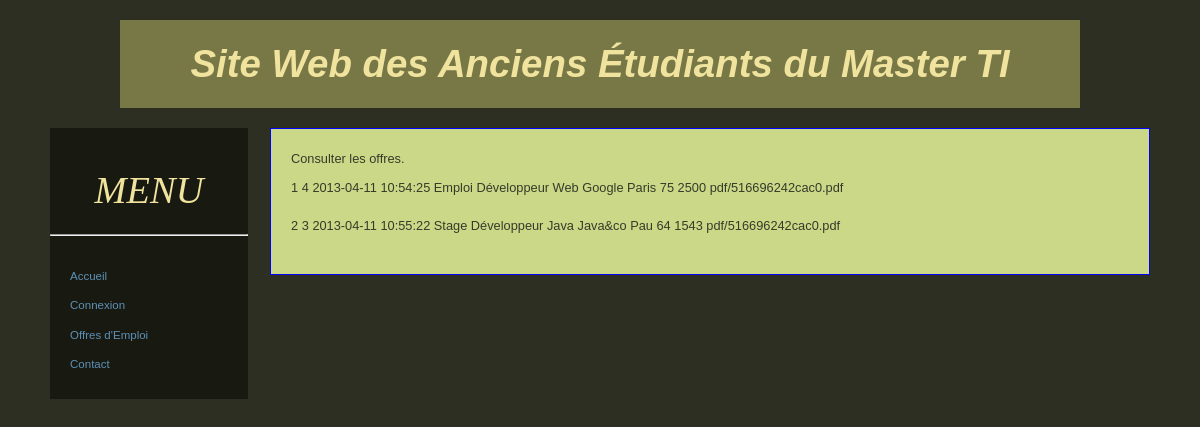
The app's page /site/offres.php, older data.
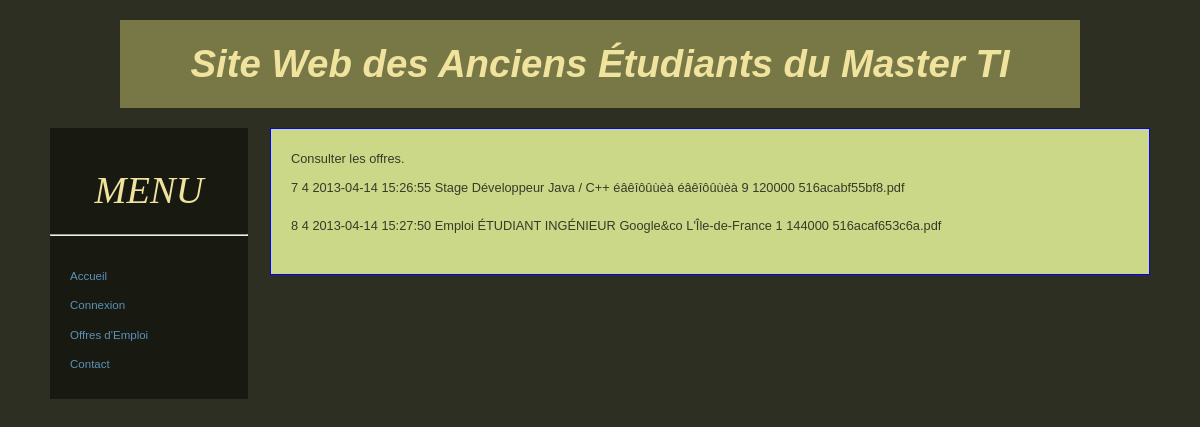
The same page, newer data.
### tables this page shows
CREATE TABLE IF NOT EXISTS `Offre` (
  `codeO` int(8) NOT NULL AUTO_INCREMENT,
  `codePe` int(8) NOT NULL,
  `dateDepot` timestamp NOT NULL DEFAULT CURRENT_TIMESTAMP,
  `type` enum('Emploi','Stage') NOT NULL,
  `intitule` varchar(30) NOT NULL,
  `entreprise` varchar(30) NOT NULL,
  `ville` varchar(30) NOT NULL,
  `departement` int(3) NOT NULL,
  `remuneration` int(8) NOT NULL,
  `cheminPDF` varchar(30) NOT NULL,
  PRIMARY KEY (`codeO`),
  KEY `codePe` (`codePe`),
  KEY `departement` (`departement`)
);

### site/classes/OffreManager.php (called while the page is built, shortened)
<?php
    class OffreManager {
        private $_db;
        public function getList() {
            $offres = array();
            $q = $this->_db->query('SELECT
                codeO, codePe, dateDepot, type, intitule, entreprise, ville,
                departement, remuneration, cheminPDF
                FROM Offre
                ORDER BY codeO');
            while ($donnees = $q->fetch(PDO::FETCH_ASSOC)) {
                $offres[] = new Offre($donnees);
            }
            return $offres;
        }
        public function setDb(PDO $db) {
            $this->_db = $db;
        }
    }
?>

### site/classes/Offre.php (the view, shortened to what this page needs)
<?php
    class Offre {
        private $_codeO;
        private $_codePe;
        private $_dateDepot;
        private $_type;
        private $_intitule;
        private $_entreprise;
        private $_ville;
        private $_departement;
        private $_remuneration;
        private $_cheminPDF;
        public function hydrate(array $donnees) {
            foreach ($donnees as $key => $value) {
                $method = 'set' . ucfirst($key);
            }
        }
        public function afficher() {
            echo $this->_codeO . " "
            . $this->_codePe . " "
            . $this->_dateDepot . " "
            . $this->_type . " "
            . $this->_intitule . " "
            . $this->_entreprise . " "
            . $this->_ville . " "
            . $this->_departement . " "
            . $this->_remuneration . " "
            . $this->_cheminPDF . "<br />";
        }
        public function setCodeO($codeO) {
            $this->_codeO = $codeO;
        }
        public function setCodePe($codePe) {
            $this->_codePe = $codePe;
        }
        public function setDateDepot($dateDepot) {
            $this->_dateDepot = $dateDepot;
        }
        public function setType($type) {
            $this->_type = $type;
        }
        public function setIntitule($intitule) {
            $this->_intitule = $intitule;
        }
        public function setEntreprise($entreprise) {
            $this->_entreprise = $entreprise;
        }
        public function setVille($ville) {
            $this->_ville = $ville;
        }
        public function setDepartement($departement) {
            $this->_departement = $departement;
        }
        public function setRemuneration($remuneration) {
            $this->_remuneration = $remuneration;
        }
        public function setCheminPDF($cheminPDF) {
            $this->_cheminPDF = $cheminPDF;
        }
    }
?>

### site/offres.php (shortened to what this page needs)
<?php
    require_once 'fonctions/fonctions.php';
?>
<!DOCTYPE HTML PUBLIC "-//W3C//DTD HTML 4.01 Transitional//EN"
    "http://www.w3.org/TR/html4/loose.dtd">
<html>
    <head>
        <link rel="stylesheet" href="css/base.css" />
        <link rel="stylesheet" href="css/design.css" />
    </head>
    <body>
        <div id="global">
            <div id="entete">
                <h1>Site Web des Anciens Étudiants du Master TI</h1>
            </div>
            <?php
                afficherMenu();
            ?>
            <div id="contenu">
                <p>Consulter les offres.</p>
                <?php
                    $bdd = ConnexionBD::getInstance()->getBDD();
                    $managerOffre = new OffreManager($bdd);
                    $offres = $managerOffre->getList();
                    $taille = count($offres);
                    echo "<p>\n";
                    for ($i = 0; $i < $taille; $i++) {
                        $offres[$i]->afficher();
                        echo "<br />\n";
                    }
                    echo "\t</p>\n";
                ?>
            </div>
        </div>
    </body>
</html>

### site/fonctions/fonctions.php (shortened to what this page needs)
<?php
    function afficherMenu() {
        if (!isset($_SESSION['personneCo'])) {
            require_once 'menus/menu_V.php';
        }
    }
?>

### site/menus/menu_V.php
<div id="navigation">
    <h1>MENU</h1>
    <hr/>
    <ul id="sous_menu">
        <li>
            <a href="index.php">Accueil</a>
        </li>
        <li>
            <a href="login.php">Connexion</a>
        </li>
        <li>
            <a href="offres.php">Offres d'Emploi</a>
        </li>
        <li>
            <a href="contact.php">Contact</a>
        </li>
    </ul>
</div>

### site/css/base.css (style rules this page uses)
html { font-size: 100%; }
body { margin: 0; padding: 10px 20px; font-family: Verdana, "Bitstream Vera Sans", "Lucida Grande", sans-serif; font-size: .8em; line-height: 1.25; color: black; }
h1, h2, h3, h4, h5, h6 { margin: 1em 0 .5em 0; }
h1, h2 { font-family: Georgia, "Bitstream Vera Serif", Norasi, serif; font-weight: normal; }
h1 { font-size: 3em; font-style: italic; }
ul, ol { margin: .75em 0 .75em 24px; padding: 0; }
ul { list-style: square; }
li { margin: 0; padding: 0; }
p { margin: .75em 0; }
a { color: mediumblue; text-decoration: underline; }

### site/css/design.css (style rules this page uses)
h1 { text-align:center }
body { color: #F0E39E; background: #2C2F22; }
a { color: #FF6533; }
#navigation { background: #181A12; }
#navigation a { color: #FF6533; }
#sous_menu a { text-decoration:none; color:#5d90b5; display:block; padding-left:1.5em; }
#contenu { color: #363B29; background: #cbd888; }
#entete { background: #787746; margin-bottom: 20px; margin-left: 70px; margin-right:70px; }
body { padding: 20px 50px; }
#entete { padding: 20px 0; }
#entete h1 { margin: 0; font-family:arial; font-weight:bold; }
#navigation { width: 18%; float: left; }
#navigation ul { margin: 0; padding: 20px 10px; list-style: none; }
#navigation a { display: block; height: 1%; padding: 6px 6px 6px 10px; line-height: 1.5; font-size: .9em; text-decoration: none; }
#contenu { margin-left: 20%; margin-bottom: 20px; padding: 10px 20px; border: 1px solid blue; }
#contenu > :first-child { margin-top: 10px; }
#contenu p, #contenu li { line-height: 1.5; }

Row changes from the older to the newer data that the page shows:
removed offre: codeO "1", codePe "4", dateDepot "2013-04-11 10:54:25", type "Emploi", intitule "Développeur Web", entreprise "Google", ville "Paris", departement "75", remuneration "2500", cheminPDF "pdf/516696242cac0.pdf"
removed offre: codeO "2", codePe "3", dateDepot "2013-04-11 10:55:22", type "Stage", intitule "Développeur Java", entreprise "Java&co", ville "Pau", departement "64", remuneration "1543", cheminPDF "pdf/516696242cac0.pdf"
added offre: codeO "7", codePe "4", dateDepot "2013-04-14 15:26:55", type "Stage", intitule "Développeur Java / C++", entreprise "éâêîôûùèà", ville "éâêîôûùèà", departement "9", remuneration "120000", cheminPDF "516acabf55bf8.pdf"
added offre: codeO "8", codePe "4", dateDepot "2013-04-14 15:27:50", type "Emploi", intitule "ÉTUDIANT INGÉNIEUR", entreprise "Google&co", ville "L'Île-de-France", departement "1", remuneration "144000", cheminPDF "516acaf653c6a.pdf"
